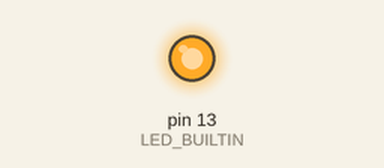
This sketch was run on a simulated Arduino Uno, built with avr-gcc and run on an emulated ATmega328P. On the bench: output pins drawn as LEDs (lit = HIGH).

Above: at 0.2 s.
At 26.0 s:
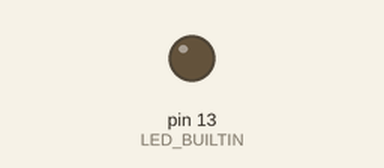
Timing chart, 0 to 28.0 s (numbered marks = the images above):
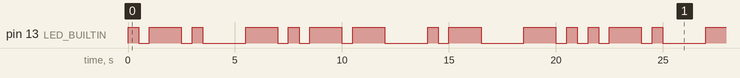

Measured:
- by itself, pin 13 (LED_BUILTIN): moves between LOW and HIGH, repeating every 21.5 s
- by itself, everything shown: repeats every 21.5 s, in 22 steps

The sketch:

MorseCodeBlinkRyan.ino
```cpp
// the setup function runs once when you press reset or power the board
void setup() {
  // initialize digital pin LED_BUILTIN as an output.
  pinMode(LED_BUILTIN, OUTPUT);
}

// the loop function runs over and over again forever
void loop() {
  // R
  digitalWrite(LED_BUILTIN, HIGH);
  delay(500);
  digitalWrite(LED_BUILTIN, LOW);
  delay(500);
  digitalWrite(LED_BUILTIN, HIGH);
  delay(1500);
  digitalWrite(LED_BUILTIN, LOW);
  delay(500);
  digitalWrite(LED_BUILTIN, HIGH);
  delay(500);
  digitalWrite(LED_BUILTIN, LOW);
  delay(2000);
  // Y
  digitalWrite(LED_BUILTIN, HIGH);
  delay(1500);
  digitalWrite(LED_BUILTIN, LOW);
  delay(500);
  digitalWrite(LED_BUILTIN, HIGH);
  delay(500);
  digitalWrite(LED_BUILTIN, LOW);
  delay(500);
  digitalWrite(LED_BUILTIN, HIGH);
  delay(1500);
  digitalWrite(LED_BUILTIN, LOW);
  delay(500);
  digitalWrite(LED_BUILTIN, HIGH);
  delay(1500);
  digitalWrite(LED_BUILTIN, LOW);
  delay(2000);
  // A
  digitalWrite(LED_BUILTIN, HIGH);
  delay(500);
  digitalWrite(LED_BUILTIN, LOW);
  delay(500);
  digitalWrite(LED_BUILTIN, HIGH);
  delay(1500);
  digitalWrite(LED_BUILTIN, LOW);
  delay(2000);
  //N
  digitalWrite(LED_BUILTIN, HIGH);
  delay(1500);
  digitalWrite(LED_BUILTIN, LOW);
  delay(500);
  digitalWrite(LED_BUILTIN, HIGH);
  delay(500);
  digitalWrite(LED_BUILTIN, LOW);
  delay(500);
}
```
